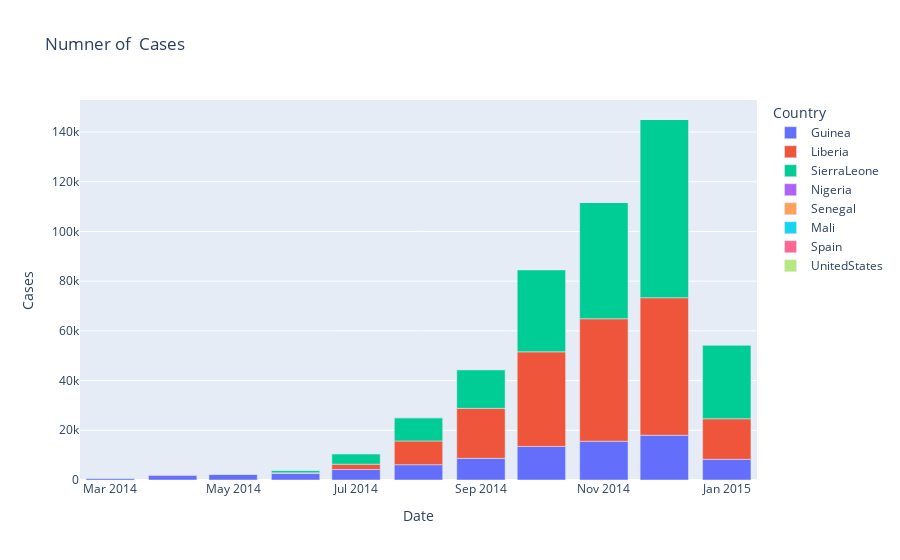

Notebook cell for this chart:
### Code cell
fig = px.bar(da, x="Date", y="Cases", color='Country', orientation='v',
             title='Numner of  Cases')
fig.show()

### Figure 1 — Plotly figure (JSON) as saved in the notebook; plotly's stock layout.template omitted (floating-point values rounded to 4 significant figures)
{"data": [{"alignmentgroup": "True", "hovertemplate": "Country=Guinea<br>Date=%{x}<br>Cases=%{y}<extra></extra>", "legendgroup": "Guinea", "marker": {"color": "#636efa"}, "name": "Guinea", "offsetgroup": "Guinea", "orientation": "v", "showlegend": true, "textposition": "auto", "type": "bar", "x": ["2014-03-01", "2014-04-01", "2014-05-01", "2014-06-01", "2014-07-01", "2014-08-01", "2014-09-01", "2014-10-01", "2014-11-01", "2014-12-01", "2015-01-01"], "xaxis": "x", "y": [756, 1956, 2239, 2614, 4230, 6158, 8711, 13504, 15604, 18007, 8320], "yaxis": "y"}, {"alignmentgroup": "True", "hovertemplate": "Country=Liberia<br>Date=%{x}<br>Cases=%{y}<extra></extra>", "legendgroup": "Liberia", "marker": {"color": "#EF553B"}, "name": "Liberia", "offsetgroup": "Liberia", "orientation": "v", "showlegend": true, "textposition": "auto", "type": "bar", "x": ["2014-03-01", "2014-04-01", "2014-05-01", "2014-06-01", "2014-07-01", "2014-08-01", "2014-09-01", "2014-10-01", "2014-11-01", "2014-12-01", "2015-01-01"], "xaxis": "x", "y": [26, 159, 113, 271, 2123, 9557, 20118, 38070, 49273, 55318, 16323], "yaxis": "y"}, {"alignmentgroup": "True", "hovertemplate": "Country=SierraLeone<br>Date=%{x}<br>Cases=%{y}<extra></extra>", "legendgroup": "SierraLeone", "marker": {"color": "#00cc96"}, "name": "SierraLeone", "offsetgroup": "SierraLeone", "orientation": "v", "showlegend": true, "textposition": "auto", "type": "bar", "x": ["2014-03-01", "2014-04-01", "2014-05-01", "2014-06-01", "2014-07-01", "2014-08-01", "2014-09-01", "2014-10-01", "2014-11-01", "2014-12-01", "2015-01-01"], "xaxis": "x", "y": [10, 10, 66, 879, 4205, 9284, 15534, 33013, 46749, 71887, 29532], "yaxis": "y"}, {"alignmentgroup": "True", "hovertemplate": "Country=Nigeria<br>Date=%{x}<br>Cases=%{y}<extra></extra>", "legendgroup": "Nigeria", "marker": {"color": "#ab63fa"}, "name": "Nigeria", "offsetgroup": "Nigeria", "orientation": "v", "showlegend": true, "textposition": "auto", "type": "bar", "x": ["2014-07-01", "2014-08-01", "2014-09-01", "2014-10-01", "2014-11-01", "2014-12-01"], "xaxis": "x", "y": [4, 147, 145, 160, 160, 20], "yaxis": "y"}, {"alignmentgroup": "True", "hovertemplate": "Country=Senegal<br>Date=%{x}<br>Cases=%{y}<extra></extra>", "legendgroup": "Senegal", "marker": {"color": "#FFA15A"}, "name": "Senegal", "offsetgroup": "Senegal", "orientation": "v", "showlegend": true, "textposition": "auto", "type": "bar", "x": ["2014-09-01", "2014-10-01", "2014-11-01", "2014-12-01"], "xaxis": "x", "y": [7, 8, 8, 1], "yaxis": "y"}, {"alignmentgroup": "True", "hovertemplate": "Country=Mali<br>Date=%{x}<br>Cases=%{y}<extra></extra>", "legendgroup": "Mali", "marker": {"color": "#19d3f3"}, "name": "Mali", "offsetgroup": "Mali", "orientation": "v", "showlegend": true, "textposition": "auto", "type": "bar", "x": ["2014-10-01", "2014-11-01", "2014-12-01"], "xaxis": "x", "y": [3, 32, 7], "yaxis": "y"}, {"alignmentgroup": "True", "hovertemplate": "Country=Spain<br>Date=%{x}<br>Cases=%{y}<extra></extra>", "legendgroup": "Spain", "marker": {"color": "#FF6692"}, "name": "Spain", "offsetgroup": "Spain", "orientation": "v", "showlegend": true, "textposition": "auto", "type": "bar", "x": ["2014-10-01", "2014-11-01", "2014-12-01"], "xaxis": "x", "y": [7, 8, 1], "yaxis": "y"}, {"alignmentgroup": "True", "hovertemplate": "Country=UnitedStates<br>Date=%{x}<br>Cases=%{y}<extra></extra>", "legendgroup": "UnitedStates", "marker": {"color": "#B6E880"}, "name": "UnitedStates", "offsetgroup": "UnitedStates", "orientation": "v", "showlegend": true, "textposition": "auto", "type": "bar", "x": ["2014-10-01", "2014-11-01", "2014-12-01"], "xaxis": "x", "y": [23, 32, 4], "yaxis": "y"}], "layout": {"barmode": "relative", "legend": {"title": {"text": "Country"}, "tracegroupgap": 0}, "title": {"text": "Numner of  Cases"}, "xaxis": {"anchor": "y", "domain": [0, 1], "title": {"text": "Date"}}, "yaxis": {"anchor": "x", "domain": [0, 1], "title": {"text": "Cases"}}}}
